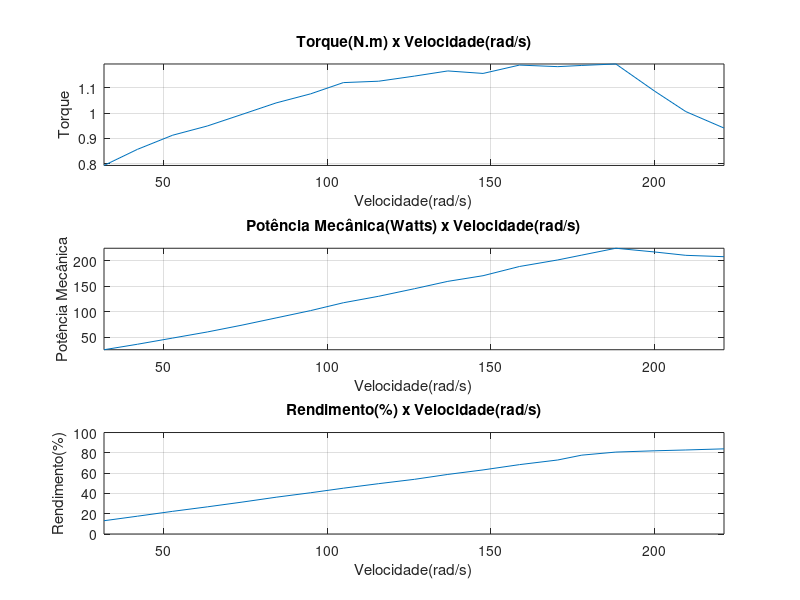

This chart was generated by the following MATLAB code: (Note: this script raises an error after producing the figure.)
clc;clear;close all;


% declara parâmetros experimentais
Ra = 2.6;
parametros_entrada = [
    178.4 33.6 0.8 1.08 303.7;
    178.3 43.6 0.87 1.15 401;
    178.1 54.2 0.93 1.21 504;
    178.3 63.9 0.98 1.26 605.1;
    178.7 74.1 1.03 1.31 706.3;
    179.3 84.8 1.07 1.35 805.8;
    180.7 94.9 1.11 1.39 906.5;
    182.1 105.2 1.15 1.43 1001.9;
    181.1 114.4 1.17 1.45 1105.1;
    182.0 125.1 1.19 1.48 1209.7;
    181.2 134.0 1.22 1.50 1306.7;
    179.0 143.1 1.22 1.51 1409.5;
    181.7 154.3 1.25 1.52 1515.7;
    180.7 164.6 1.25 1.53 1627.5;
    178.8 170.9 1.26 1.52 1697.5;
    180.7 180.2 1.27 1.54 1796.9;
    181.5 181.3 1.22 1.46 1910.4;
    180.5 180.2 1.19 1.41 2001.0;
    181.0 180.9 1.17 1.37 2112.4;
    ];

parametros_calculados = [];
% calcula parametros para cada linha do DT parametros_entrada
for row=1:size(parametros_entrada,1) % for até quantidade de linhas do DT
    % Captura dados
    Vin = parametros_entrada(row,1);
    Va = parametros_entrada(row,2);
    Ia = parametros_entrada(row,3);
    Iin = parametros_entrada(row,4);
    w_rpm = parametros_entrada(row,5);

    % Calcula parâmetros
    w = (2*pi*w_rpm)/60;
    Ea = Va-Ra*Ia;
    Pm = Ea*Ia;
    Tm = Pm/w;
    If = Iin-Ia;
    Pin = Vin*Iin;
    Rendimento = (Pm/Pin)*100;

    current_row = [w Ea Pm Tm If Pin Rendimento];
    parametros_calculados = [parametros_calculados;current_row];
end

tabela_completa = [parametros_entrada parametros_calculados];
Tensao_Vin = tabela_completa(:,1);
Tensao_Va = tabela_completa(:,2);
corrente_Ia = tabela_completa(:,3);
corrente_Iin = tabela_completa(:,4);
velocidade_rpm = tabela_completa(:,5);
velocidade = tabela_completa(:,6);
Tensao_Ea = tabela_completa(:,7);
Potencia_motor = tabela_completa(:,8);
Torque = tabela_completa(:,9);
corrente_If = tabela_completa(:,10);
Potencia_total = tabela_completa(:,11);
Rendimento = tabela_completa(:,12);

% Gera gráficos e tabela final

subplot (3,1,1); 
plot(velocidade,Torque)
grid on
title ('Torque(N.m) x Velocidade(rad/s)');                                                       
ylabel('Torque');     
xlabel('Velocidade(rad/s)');  
axis tight

subplot (3,1,2); 
plot(velocidade,Potencia_motor)
grid on
title ('Potência Mecânica(Watts) x Velocidade(rad/s)');                                                       
ylabel('Potência Mecânica');     
xlabel('Velocidade(rad/s)'); 
axis tight

subplot (3,1,3); 
plot(velocidade,Rendimento)
grid on
title ('Rendimento(%) x Velocidade(rad/s)');                                                       
ylabel('Rendimento(%)');     
xlabel('Velocidade(rad/s)');
axis ([velocidade(1) velocidade(length(velocidade)) 0 100])

titulo = [
    "Vin(V)",
    'Va(V)',
    'Ia(A)',
    'Iin(A)',
    'Velocidade(rpm)',
    'Velocidade(rad/s)',
    'Ea(V)',
    'Potência Mecânica(W)',
    'Torque(N.m)'
    'If(A)',
    'Potência de entrada(W)',
    'Rendimento(%)',
    ]; 

T = table( ...
    Tensao_Vin, ...
    Tensao_Va, ...
    corrente_Ia, ...
    corrente_Iin, ...
    velocidade_rpm, ...
    velocidade, ...
    Tensao_Ea, ...
    Potencia_motor, ...
    Torque, ...
    corrente_If, ...
    Potencia_total, ...
    Rendimento,'VariableNames',titulo);

uitable(uifigure,'Data',T);

